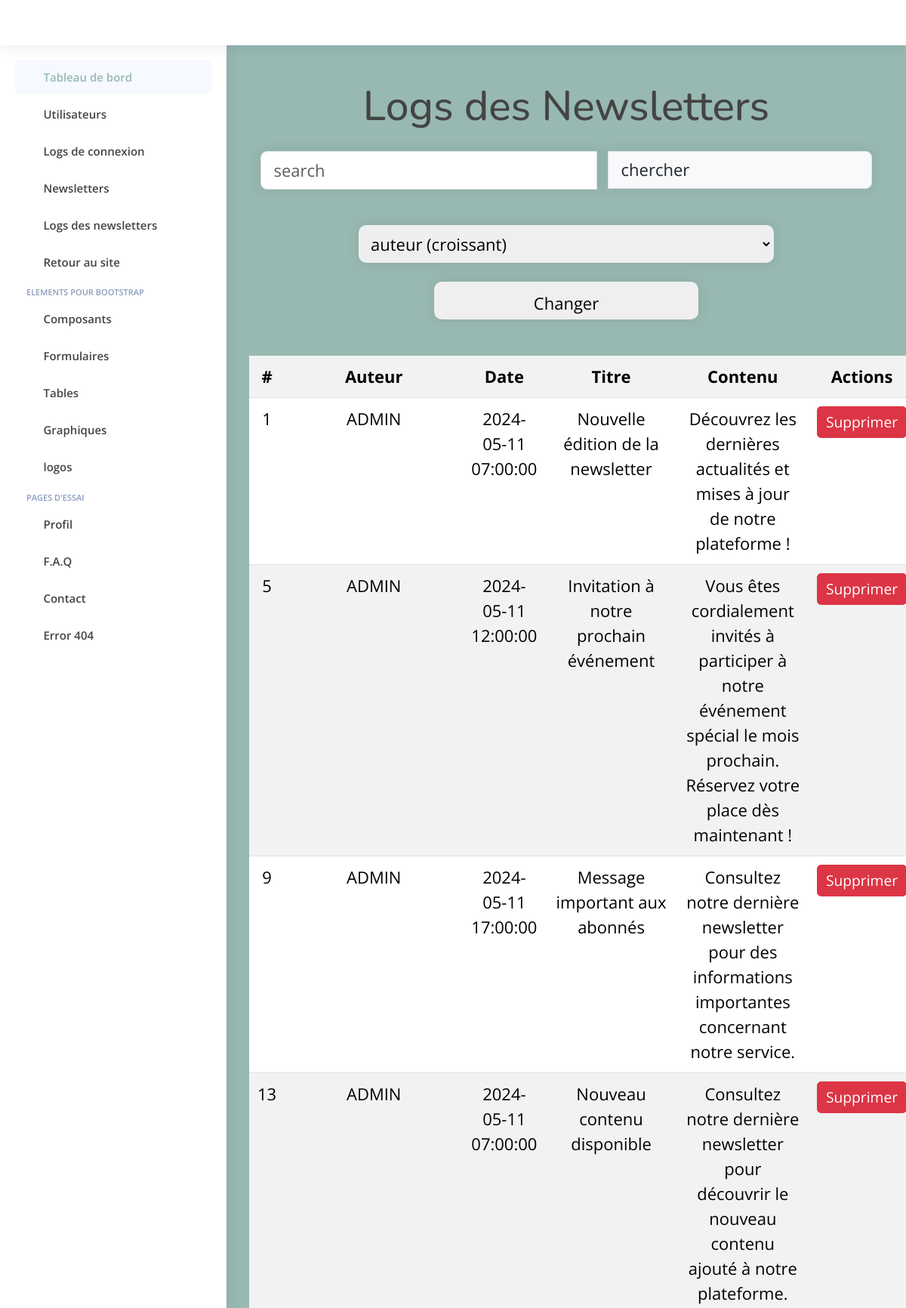
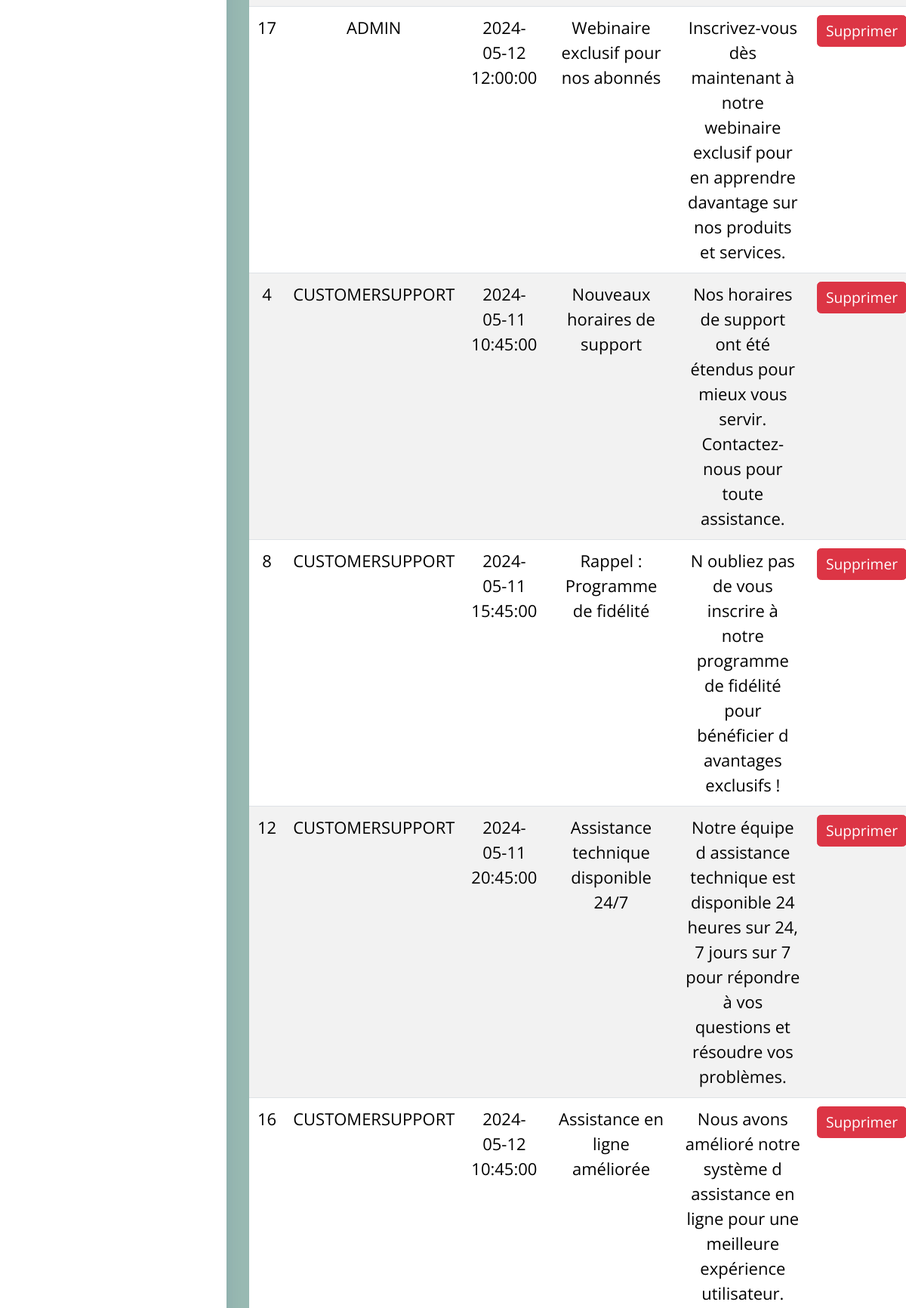
Screenshot of /surprise/backnewsletter.php (upper part) with the database file from the repository (2 pictures, top to bottom).
### tables this page shows
CREATE TABLE `newsletter` (
  `id` int(11) NOT NULL,
  `auteur` varchar(45) NOT NULL,
  `date` timestamp NOT NULL DEFAULT CURRENT_TIMESTAMP ON UPDATE CURRENT_TIMESTAMP,
  `titre` text NOT NULL,
  `texte` varchar(255) NOT NULL
);

### surprise/backnewsletter.php (the view, shortened to what this page needs)
<!DOCTYPE html>
<html lang="en">
<head>
  <link href="assets/vendor/bootstrap/css/bootstrap.min.css" rel="stylesheet">
  <link href="assets/vendor/bootstrap-icons/bootstrap-icons.css" rel="stylesheet">
  <link href="assets/vendor/boxicons/css/boxicons.min.css" rel="stylesheet">
  <link href="assets/vendor/quill/quill.snow.css" rel="stylesheet">
  <link href="assets/vendor/quill/quill.bubble.css" rel="stylesheet">
  <link href="assets/vendor/remixicon/remixicon.css" rel="stylesheet">
  <link href="assets/vendor/simple-datatables/style.css" rel="stylesheet">
  <link href="assets/css/style.css" rel="stylesheet">
  <link rel="stylesheet" type="text/css" href="css/style.css">
  <link rel="stylesheet" type="text/css" href="../css/style.css">
</head>
<body>
  <?php include('header.php'); ?>
  <?php include('sidebar.php'); ?>
  <main id="main" class="main">
  <?php
            include('../includes/db.php');
            $q = '';
            if(isset($_POST['trier'])) {
                if($_POST['trier'] != 1){
                    if($_POST['trier'] == 2){
                        $q = "SELECT id, date, titre, UPPER(auteur) AS auteur, texte FROM newsletter ORDER BY auteur DESC";
                    }
                    elseif($_POST['trier'] == 3){
                        $q = "SELECT id,date, titre, UPPER(auteur) AS auteur, texte FROM newsletter ORDER BY id ASC";
                    }
                    elseif($_POST['trier'] == 4){
                        $q = "SELECT id,date, titre, UPPER(auteur) AS auteur, texte FROM newsletter ORDER BY id DESC";
                    }
                    elseif($_POST['trier'] == 5){
                        $q = "SELECT id,date, titre, UPPER(auteur) AS auteur, texte FROM newsletter ORDER BY titre ASC";
                    }
                    elseif($_POST['trier'] == 6){
                        $q = "SELECT id,date, titre, UPPER(auteur) AS auteur, texte FROM newsletter ORDER BY titre DESC";
                    }
                    elseif($_POST['trier'] == 7){
                        $q = "SELECT id,date, titre, UPPER(auteur) AS auteur, texte FROM newsletter ORDER BY texte ASC";
                    }
                    elseif($_POST['trier'] == 8){
                        $q = "SELECT id,date, titre, UPPER(auteur) AS auteur, texte FROM newsletter ORDER BY texte DESC";
                    }
                } else {
                    $q = "SELECT id,date, titre, UPPER(auteur) AS auteur, texte FROM newsletter ORDER BY auteur ASC";
                }
            } else {
                $q = "SELECT id,date, titre, UPPER(auteur) AS auteur, texte FROM newsletter ORDER BY auteur ASC";
            }
            $sql = $bdd->query($q);
            $users = $sql->fetchAll(PDO::FETCH_ASSOC);
        ?>
        <div class="containeruti">
            <h1>Logs des Newsletters</h1>
            <div class="input-group mb-3">
                <input type="text" id="search_input" class="form-control" oninput="search()" placeholder="search">
                <button class="input-group-text" id="basic-addon2" type="submit">chercher</button>
            </div>
            <form action="backend.php" method="post">
            <select name="trier">
                <option value="1" selected>auteur (croissant)</option>
            </select>
            <button type="submit">Changer</button>
            </form>
            <div id="result">
            <table class="table table-striped mt-4">
                    <tr>
                        <th>#</th>
                        <th>Auteur</th>
                        <th>Date</th>
                        <th>Titre</th>
                        <th>Contenu</th>
                        <th>Actions</th>
                    </tr>
                    <?php
                    foreach ($users as $user) {
                        echo '<tr>';
                        echo '<td>' . $user['id'] . '</td>';
                        echo '<td>' . $user['auteur'] . '</td>';
                        echo '<td>' . $user['date'] . '</td>';
                        echo '<td>' . $user['titre'] . '</td>';
                        echo '<td>' . $user['texte'] . '</td>';
                        echo '<td>
                            <a class="btn btn-danger btn-sm" href="../delete.php?id=' . $user['id'] . '">Supprimer</a>
                            </td>';
                        echo '</tr>';
                    }
                    ?>
                </table>
            </div>
        </div>
  </main>
</body>
</html>

### surprise/assets/css/style.css (style rules this page uses)
:root { scroll-behavior: smooth; }
body { font-family: "Open Sans", sans-serif; background: #98B9B2; color: #444444; }
h1, h2, h3, h4, h5, h6 { font-family: "Nunito", sans-serif; }
#main { margin-top: 60px; padding: 20px 30px; transition: all 0.3s; }
@media (min-width: 1200px) { #main, #footer { margin-left: 300px; } }

### css/style.css (style rules this page uses)
html { font-size: 22px; font-family: 'police1' ; margin-top: 1.25em; }
body { margin: 0;; }
button { align-items: center; text-align: center; }
.profil, button { border: 2px solid #eee; box-shadow:0 0 15px 4px rgba(0,0,0,0.06); padding:10px; margin: 15px; border-radius:10px; font-family:inherit; font-size: inherit; height: 50px; width: 350px; position: center; }
input { border: 2px solid #eee; box-shadow:0 0 15px 4px rgba(0,0,0,0.06); padding:10px; margin: 15px; border-radius:10px; font-family:inherit; font-size: inherit; height: auto; width: 300px; position: center; }
select { border: 2px solid #eee; box-shadow:0 0 15px 4px rgba(0,0,0,0.06); padding:10px; margin: 10px; border-radius:10px; font-family:inherit; font-size: 1em; height: 50px; width: 550px; position: center; }
.containeruti { max-width: 1600px!important; text-align: center; margin-right: auto!important; margin-left: auto!important; }

### rows the page displays
newsletter: id "1", auteur "ADMIN", date "2024-05-11 07:00:00", titre "Nouvelle édition de la newsletter", texte "Découvrez les dernières actualités et mises à jour de notre plateforme !"
newsletter: id "5", auteur "ADMIN", date "2024-05-11 12:00:00", titre "Invitation à notre prochain événement", texte "Vous êtes cordialement invités à participer à notre événement spécial le mois prochain. Réservez votre place dès maintenant !"
newsletter: id "9", auteur "ADMIN", date "2024-05-11 17:00:00", titre "Message important aux abonnés", texte "Consultez notre dernière newsletter pour des informations importantes concernant notre service."
newsletter: id "13", auteur "ADMIN", date "2024-05-11 07:00:00", titre "Nouveau contenu disponible", texte "Consultez notre dernière newsletter pour découvrir le nouveau contenu ajouté à notre plateforme."
newsletter: id "17", auteur "ADMIN", date "2024-05-12 12:00:00", titre "Webinaire exclusif pour nos abonnés", texte "Inscrivez-vous dès maintenant à notre webinaire exclusif pour en apprendre davantage sur nos produits et services."
newsletter: id "4", auteur "CUSTOMERSUPPORT", date "2024-05-11 10:45:00", titre "Nouveaux horaires de support", texte "Nos horaires de support ont été étendus pour mieux vous servir. Contactez-nous pour toute assistance."
newsletter: id "8", auteur "CUSTOMERSUPPORT", date "2024-05-11 15:45:00", titre "Rappel : Programme de fidélité", texte "N oubliez pas de vous inscrire à notre programme de fidélité pour bénéficier d avantages exclusifs !"
newsletter: id "12", auteur "CUSTOMERSUPPORT", date "2024-05-11 20:45:00", titre "Assistance technique disponible 24/7", texte "Notre équipe d assistance technique est disponible 24 heures sur 24, 7 jours sur 7 pour répondre à vos questions et résoudre vos problèmes."
newsletter: id "16", auteur "CUSTOMERSUPPORT", date "2024-05-12 10:45:00", titre "Assistance en ligne améliorée", texte "Nous avons amélioré notre système d assistance en ligne pour une meilleure expérience utilisateur."
